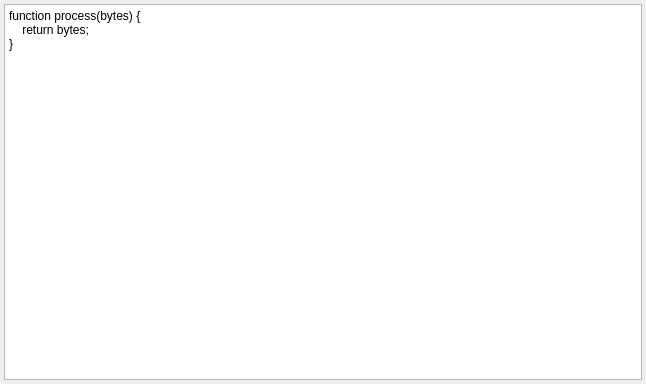
<?xml version="1.0" encoding="UTF-8"?>
<ui version="4.0">
 <class>JavaScriptUi</class>
 <widget class="QWidget" name="JavaScriptUi">
  <property name="geometry">
   <rect>
    <x>0</x>
    <y>0</y>
    <width>646</width>
    <height>384</height>
   </rect>
  </property>
  <property name="windowTitle">
   <string>Form</string>
  </property>
  <layout class="QGridLayout" name="gridLayout">
   <property name="leftMargin">
    <number>4</number>
   </property>
   <property name="topMargin">
    <number>4</number>
   </property>
   <property name="rightMargin">
    <number>4</number>
   </property>
   <property name="bottomMargin">
    <number>4</number>
   </property>
   <item row="0" column="0">
    <widget class="QTextEdit" name="textEdit">
     <property name="html">
      <string>&lt;!DOCTYPE HTML PUBLIC &quot;-//W3C//DTD HTML 4.0//EN&quot; &quot;http://www.w3.org/TR/REC-html40/strict.dtd&quot;&gt;
&lt;html&gt;&lt;head&gt;&lt;meta name=&quot;qrichtext&quot; content=&quot;1&quot; /&gt;&lt;meta charset=&quot;utf-8&quot; /&gt;&lt;style type=&quot;text/css&quot;&gt;
p, li { white-space: pre-wrap; }
hr { height: 1px; border-width: 0; }
li.unchecked::marker { content: &quot;\2610&quot;; }
li.checked::marker { content: &quot;\2612&quot;; }
&lt;/style&gt;&lt;/head&gt;&lt;body style=&quot; font-family:'Microsoft YaHei UI'; font-size:9pt; font-weight:400; font-style:normal;&quot;&gt;
&lt;p style=&quot; margin-top:0px; margin-bottom:0px; margin-left:0px; margin-right:0px; -qt-block-indent:0; text-indent:0px;&quot;&gt;function process(bytes) {&lt;/p&gt;
&lt;p style=&quot; margin-top:0px; margin-bottom:0px; margin-left:0px; margin-right:0px; -qt-block-indent:0; text-indent:0px;&quot;&gt;    return bytes;&lt;/p&gt;
&lt;p style=&quot; margin-top:0px; margin-bottom:0px; margin-left:0px; margin-right:0px; -qt-block-indent:0; text-indent:0px;&quot;&gt;}&lt;/p&gt;&lt;/body&gt;&lt;/html&gt;</string>
     </property>
    </widget>
   </item>
  </layout>
 </widget>
 <resources/>
 <connections/>
</ui>
